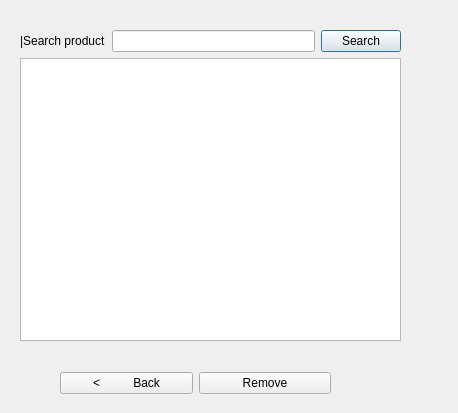
<?xml version="1.0" encoding="UTF-8"?>
<ui version="4.0">
 <class>RemoveProductWindow</class>
 <widget class="QDialog" name="RemoveProductWindow">
  <property name="geometry">
   <rect>
    <x>0</x>
    <y>0</y>
    <width>458</width>
    <height>413</height>
   </rect>
  </property>
  <property name="windowTitle">
   <string>Dialog</string>
  </property>
  <widget class="QWidget" name="">
   <property name="geometry">
    <rect>
     <x>20</x>
     <y>30</y>
     <width>381</width>
     <height>311</height>
    </rect>
   </property>
   <layout class="QVBoxLayout" name="verticalLayout">
    <item>
     <layout class="QHBoxLayout" name="horizontalLayout">
      <item>
       <widget class="QLabel" name="label">
        <property name="text">
         <string>|Search product</string>
        </property>
       </widget>
      </item>
      <item>
       <widget class="QLineEdit" name="lineEdit"/>
      </item>
      <item>
       <widget class="QPushButton" name="searchButton">
        <property name="text">
         <string>Search</string>
        </property>
       </widget>
      </item>
     </layout>
    </item>
    <item>
     <widget class="QTableWidget" name="tW_inventory"/>
    </item>
   </layout>
  </widget>
  <widget class="QWidget" name="">
   <property name="geometry">
    <rect>
     <x>60</x>
     <y>370</y>
     <width>271</width>
     <height>26</height>
    </rect>
   </property>
   <layout class="QHBoxLayout" name="horizontalLayout_2">
    <item>
     <widget class="QPushButton" name="backButton">
      <property name="text">
       <string>&lt;          Back</string>
      </property>
     </widget>
    </item>
    <item>
     <widget class="QPushButton" name="removeButton">
      <property name="text">
       <string>Remove</string>
      </property>
     </widget>
    </item>
   </layout>
  </widget>
 </widget>
 <resources/>
 <connections/>
</ui>
